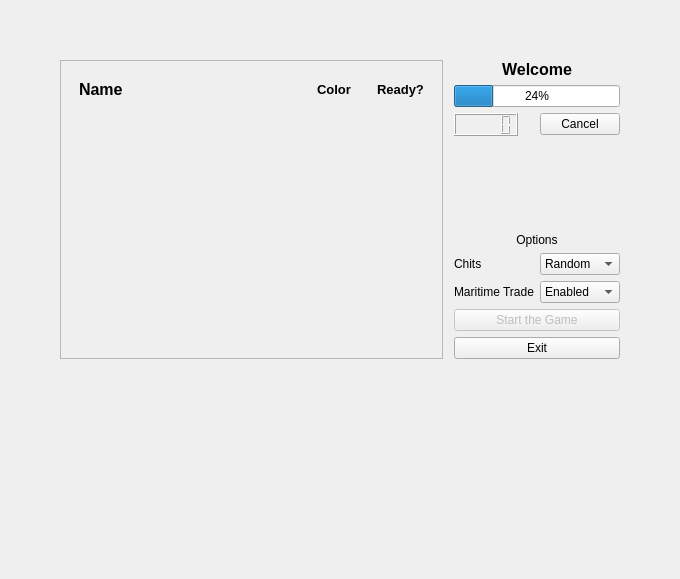
<?xml version="1.0" encoding="UTF-8"?>
<ui version="4.0">
 <class>ScreenGameLobby</class>
 <widget class="QWidget" name="ScreenGameLobby">
  <property name="geometry">
   <rect>
    <x>0</x>
    <y>0</y>
    <width>680</width>
    <height>579</height>
   </rect>
  </property>
  <property name="sizePolicy">
   <sizepolicy hsizetype="Preferred" vsizetype="Fixed">
    <horstretch>0</horstretch>
    <verstretch>0</verstretch>
   </sizepolicy>
  </property>
  <property name="minimumSize">
   <size>
    <width>20</width>
    <height>20</height>
   </size>
  </property>
  <property name="windowTitle">
   <string>Form</string>
  </property>
  <layout class="QVBoxLayout" name="verticalLayout_3">
   <item>
    <spacer name="verticalSpacer_2">
     <property name="orientation">
      <enum>Qt::Vertical</enum>
     </property>
     <property name="sizeType">
      <enum>QSizePolicy::Fixed</enum>
     </property>
     <property name="sizeHint" stdset="0">
      <size>
       <width>20</width>
       <height>40</height>
      </size>
     </property>
    </spacer>
   </item>
   <item>
    <widget class="QWidget" name="container" native="true">
     <layout class="QHBoxLayout" name="horizontalLayout_2">
      <item>
       <spacer name="horizontalSpacer_3">
        <property name="orientation">
         <enum>Qt::Horizontal</enum>
        </property>
        <property name="sizeType">
         <enum>QSizePolicy::MinimumExpanding</enum>
        </property>
        <property name="sizeHint" stdset="0">
         <size>
          <width>40</width>
          <height>20</height>
         </size>
        </property>
       </spacer>
      </item>
      <item>
       <widget class="QFrame" name="viewFrame_2">
        <property name="sizePolicy">
         <sizepolicy hsizetype="Maximum" vsizetype="Preferred">
          <horstretch>1</horstretch>
          <verstretch>0</verstretch>
         </sizepolicy>
        </property>
        <property name="maximumSize">
         <size>
          <width>640</width>
          <height>16777215</height>
         </size>
        </property>
        <property name="frameShape">
         <enum>QFrame::StyledPanel</enum>
        </property>
        <layout class="QVBoxLayout" name="verticalLayout_2">
         <property name="sizeConstraint">
          <enum>QLayout::SetMaximumSize</enum>
         </property>
         <item>
          <widget class="QWidget" name="horizontalWidget" native="true">
           <property name="sizePolicy">
            <sizepolicy hsizetype="Preferred" vsizetype="Fixed">
             <horstretch>0</horstretch>
             <verstretch>0</verstretch>
            </sizepolicy>
           </property>
           <layout class="QHBoxLayout" name="horizontalLayout">
            <item>
             <widget class="QLabel" name="labelName">
              <property name="font">
               <font>
                <pointsize>12</pointsize>
                <weight>75</weight>
                <bold>true</bold>
               </font>
              </property>
              <property name="text">
               <string>Name</string>
              </property>
             </widget>
            </item>
            <item>
             <spacer name="horizontalSpacer_2">
              <property name="orientation">
               <enum>Qt::Horizontal</enum>
              </property>
              <property name="sizeHint" stdset="0">
               <size>
                <width>40</width>
                <height>20</height>
               </size>
              </property>
             </spacer>
            </item>
            <item>
             <widget class="QLabel" name="labelColor">
              <property name="font">
               <font>
                <pointsize>10</pointsize>
                <weight>75</weight>
                <bold>true</bold>
               </font>
              </property>
              <property name="text">
               <string>Color</string>
              </property>
             </widget>
            </item>
            <item>
             <spacer name="horizontalSpacer_5">
              <property name="orientation">
               <enum>Qt::Horizontal</enum>
              </property>
              <property name="sizeType">
               <enum>QSizePolicy::Fixed</enum>
              </property>
              <property name="sizeHint" stdset="0">
               <size>
                <width>20</width>
                <height>20</height>
               </size>
              </property>
             </spacer>
            </item>
            <item>
             <widget class="QLabel" name="labelReady">
              <property name="font">
               <font>
                <pointsize>10</pointsize>
                <weight>75</weight>
                <bold>true</bold>
               </font>
              </property>
              <property name="text">
               <string>Ready?</string>
              </property>
             </widget>
            </item>
           </layout>
          </widget>
         </item>
         <item>
          <widget class="QWidget" name="PlayerArea" native="true"/>
         </item>
        </layout>
       </widget>
      </item>
      <item>
       <spacer name="horizontalSpacer">
        <property name="orientation">
         <enum>Qt::Horizontal</enum>
        </property>
        <property name="sizeType">
         <enum>QSizePolicy::Fixed</enum>
        </property>
        <property name="sizeHint" stdset="0">
         <size>
          <width>5</width>
          <height>20</height>
         </size>
        </property>
       </spacer>
      </item>
      <item>
       <layout class="QVBoxLayout" name="verticalLayout">
        <item>
         <layout class="QFormLayout" name="gameOptionsForm">
          <property name="fieldGrowthPolicy">
           <enum>QFormLayout::AllNonFixedFieldsGrow</enum>
          </property>
          <item row="5" column="0" colspan="2">
           <spacer name="verticalSpacer_3">
            <property name="orientation">
             <enum>Qt::Vertical</enum>
            </property>
            <property name="sizeHint" stdset="0">
             <size>
              <width>20</width>
              <height>40</height>
             </size>
            </property>
           </spacer>
          </item>
          <item row="6" column="0" colspan="2">
           <widget class="QLabel" name="labelOptions">
            <property name="text">
             <string>Options</string>
            </property>
            <property name="alignment">
             <set>Qt::AlignCenter</set>
            </property>
           </widget>
          </item>
          <item row="7" column="0">
           <widget class="QLabel" name="chitsLabel">
            <property name="text">
             <string>Chits</string>
            </property>
           </widget>
          </item>
          <item row="7" column="1">
           <widget class="QComboBox" name="op_chits">
            <item>
             <property name="text">
              <string>Random</string>
             </property>
            </item>
            <item>
             <property name="text">
              <string>Preset</string>
             </property>
            </item>
           </widget>
          </item>
          <item row="9" column="0">
           <widget class="QLabel" name="maritimeTradeLabel">
            <property name="text">
             <string>Maritime Trade</string>
            </property>
           </widget>
          </item>
          <item row="9" column="1">
           <widget class="QComboBox" name="op_trade">
            <item>
             <property name="text">
              <string>Enabled</string>
             </property>
            </item>
            <item>
             <property name="text">
              <string>Disabled</string>
             </property>
            </item>
           </widget>
          </item>
          <item row="1" column="0" colspan="2">
           <widget class="QLabel" name="labelGameStatus">
            <property name="font">
             <font>
              <pointsize>12</pointsize>
              <weight>75</weight>
              <bold>true</bold>
             </font>
            </property>
            <property name="text">
             <string>Welcome</string>
            </property>
            <property name="scaledContents">
             <bool>true</bool>
            </property>
            <property name="alignment">
             <set>Qt::AlignCenter</set>
            </property>
           </widget>
          </item>
          <item row="3" column="0">
           <widget class="QLCDNumber" name="lcdTimer">
            <property name="font">
             <font>
              <weight>75</weight>
              <bold>true</bold>
             </font>
            </property>
           </widget>
          </item>
          <item row="3" column="1">
           <widget class="QPushButton" name="buttonCanceled">
            <property name="text">
             <string>Cancel</string>
            </property>
           </widget>
          </item>
          <item row="2" column="0" colspan="2">
           <widget class="QProgressBar" name="progressBarStarting">
            <property name="value">
             <number>24</number>
            </property>
           </widget>
          </item>
         </layout>
        </item>
        <item>
         <widget class="QPushButton" name="buttonStartGame">
          <property name="enabled">
           <bool>false</bool>
          </property>
          <property name="text">
           <string>Start the Game</string>
          </property>
         </widget>
        </item>
        <item>
         <widget class="QPushButton" name="buttonExit">
          <property name="text">
           <string>Exit</string>
          </property>
         </widget>
        </item>
       </layout>
      </item>
      <item>
       <spacer name="horizontalSpacer_4">
        <property name="orientation">
         <enum>Qt::Horizontal</enum>
        </property>
        <property name="sizeType">
         <enum>QSizePolicy::MinimumExpanding</enum>
        </property>
        <property name="sizeHint" stdset="0">
         <size>
          <width>40</width>
          <height>20</height>
         </size>
        </property>
       </spacer>
      </item>
     </layout>
    </widget>
   </item>
   <item>
    <spacer name="verticalSpacer">
     <property name="orientation">
      <enum>Qt::Vertical</enum>
     </property>
     <property name="sizeType">
      <enum>QSizePolicy::Fixed</enum>
     </property>
     <property name="sizeHint" stdset="0">
      <size>
       <width>20</width>
       <height>200</height>
      </size>
     </property>
    </spacer>
   </item>
  </layout>
 </widget>
 <resources/>
 <connections/>
</ui>
